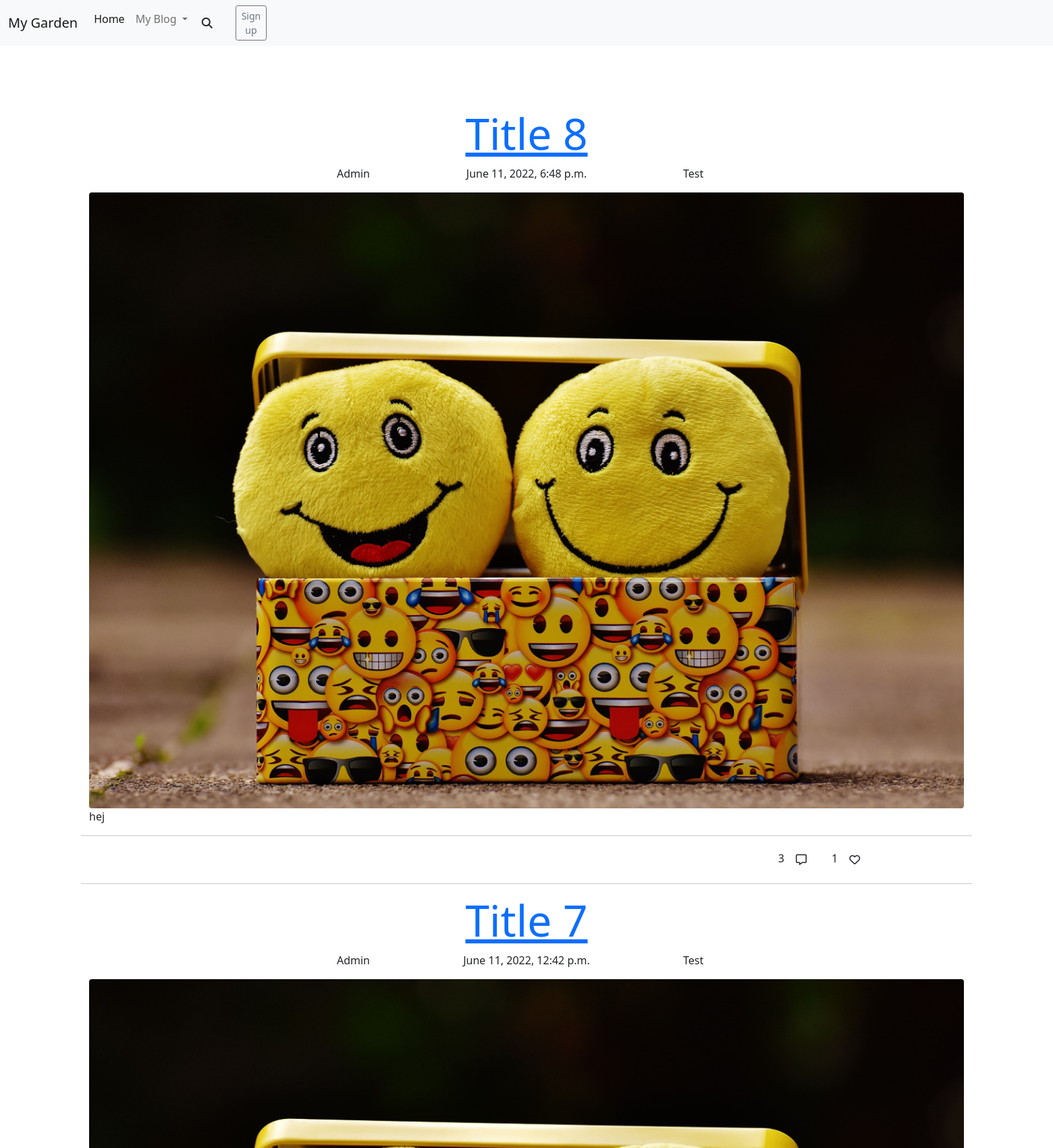
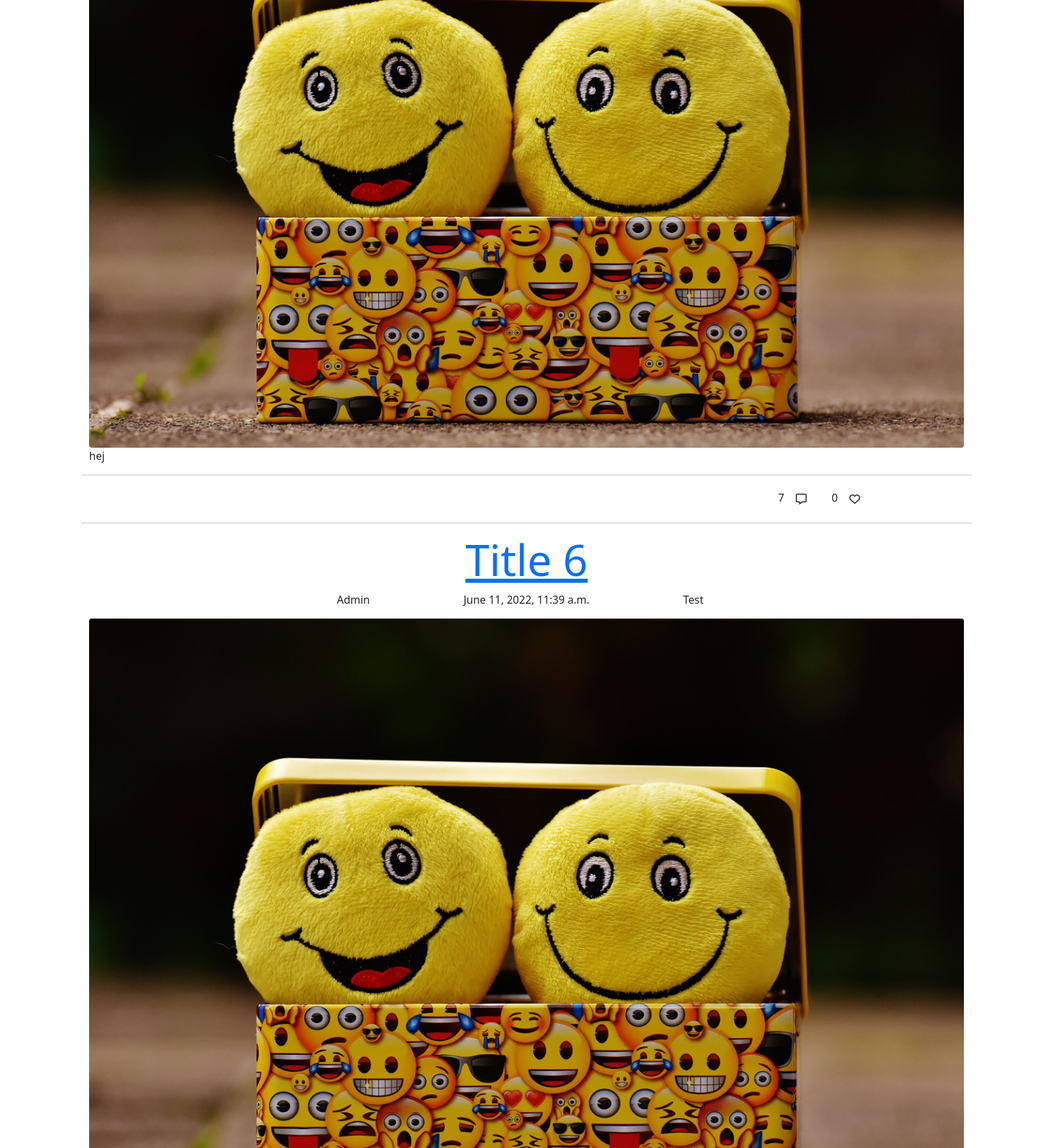
The page / (upper part) on the database its author committed (2 pictures, top to bottom).
### blog_post/models.py (models this page shows, shortened)
class Post(models.Model):
    PUBLISH_STATUS = ((0, 'Draft'), (1, 'Publish'))
    title = models.CharField(max_length=100)
    slug = models.SlugField(max_length=200, unique=True)
    meta_description = models.CharField(max_length=150, blank=True)
    author = models.ForeignKey(
        User,
        on_delete=models.CASCADE,
        related_name='post_author',
        )
    category = models.ForeignKey(
        Category,
        on_delete=models.CASCADE,
        related_name='post_category',
        )
    created_on = models.DateTimeField(auto_now_add=True)
    updated_on = models.DateTimeField(auto_now=True)
    content = models.TextField()
    published = models.IntegerField(choices=PUBLISH_STATUS, default=0)
    publish_date = models.DateTimeField(blank=True, null=True)
    likes = models.ManyToManyField(
        Profile,
        related_name='post_likes',
        default=[0],
        blank=True
        )
    number_of_likes = models.BigIntegerField(default='0')
    post_img = CloudinaryField(
        'post_image',
        default='default_image'
        )  # TODO: Add a default picture
    class Meta:
        ordering = ['-created_on']

class Category(models.Model):
    name = models.CharField(
        max_length=50,
        unique=True,
        blank=False,
        null=False,
        )
    slug = models.SlugField(
        max_length=200,
        unique=True,
        blank=False,
        null=False,
        )
    category_img = CloudinaryField(
        'category_image',
        default='default_image',
        )  #  TODO: Add a default picture
    class Meta:
        verbose_name_plural = "categories"
    def __str__(self):
        return f'{self.name}'

### home/views.py (the view)
# urls.py: path('', views.BlogPostList.as_view(), name='index'),
class BlogPostList(ListView):
    model = Post
    template_name = 'index.html'
    queryset = Post.objects.filter(published=1).order_by('-created_on')
    def get_context_data(self, **kwargs):
        queryset = Post.objects.filter(published=1).order_by('-created_on')
        for post in queryset:  # Loop through all published posts
            liked = False
            if post.likes.filter(id=self.request.user.id).exists():  # If user has liked, set True. Todo: this dosen't work
                liked = True
        context = super().get_context_data(**kwargs)
        context['liked'] = liked
        return context

### profiles/models.py (called while the page is built)
    def __str__(self):
        return f'{self.user}'

### home/templates/index.html (shortened to what this page needs)
{% extends 'base.html' %}
{% load static %}
{% block content %}
{% for post in object_list %}
<article id="blog-post-article">
    <div class="row">
        <a href="{% url 'blog_post' post.slug %}">
            <h1 class="text-center display-3 text-capitalize">{{post.title}}</h1>
        </a>
    </div>
    <div class="row">
        <div class="col">
            <p class="text-lg-end text-md-end">{{post.author}}</p>
        </div>
        <div class="col">
            <p class="text-lg-center text-md-center">{{post.created_on}}</p>
        </div>
        <div class="col-sm">
            <p class="text-lg-start text-md-start">{{post.category}}</p>
        </div>
    </div>
    <div>
        <img class="img-fluid rounded" id="temporary-defalt-pic" src="../../static/media/temporary_default.jpeg"
            alt="Smile emoojis">
    </div>
    <article id="blog-post-body">
        <div class="row">
            <p> {{post.content}} </p>
        </div>
    </article>
    <div class="comment-and-like-section">
        <div class="row">
            <hr>
            <div class="col-10">
                <p class="text-end">{{post.post_comments.count}}
                    <button class="btn btn-comments" type="button"><i class="far fa-comment-alt"></i></button>
                </p>
            </div>
            <div class="col-2">
                <span>{{post.number_of_likes}}</span>
                {% if request.user.is_authenticated %}
                <button class="btn btn_likes" id="btn-like" name="{% url 'post_likes' post.slug %}" type="submit"
                    value="{{post.id}}"><i id="btn-i" class="far fa-heart btn-icon"></i></button>
                {% else %}
                <button class="btn" id="btn-like" onclick="alertMsgVisitorLikes()"><i id="btn-i"
                        class="far fa-heart btn-icon"></i></button>
                {% endif %}
            </div>
            <hr>
        </div>
    </div>
</article>
{% endfor %}
{% endblock %}

### rows shown on the page
Post: title "Title 8", author "Admin", created_on "June 11, 2022, 6:48 p.m.", category "Test", content "hej", post_comments.count "3", number_of_likes "1"
Post: title "Title 7", author "Admin", created_on "June 11, 2022, 12:42 p.m.", category "Test", content "hej", post_comments.count "7", number_of_likes "0"
Post: title "Title 6", author "Admin", created_on "June 11, 2022, 11:39 a.m.", category "Test"
